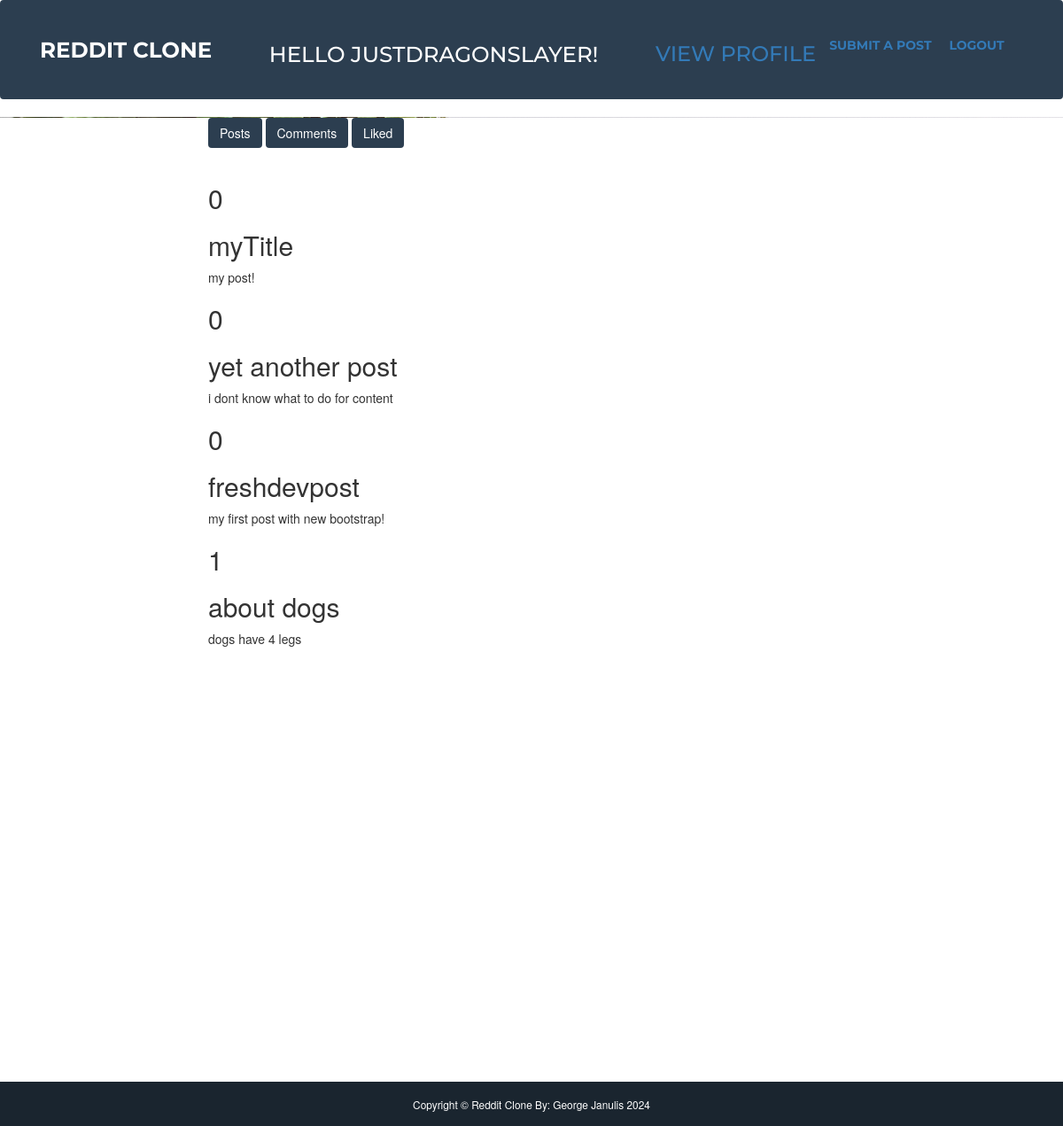
Page /users/dragonslayer123 (signed in) on the committed database.
### reddit/models.py (models this page shows)
class UserDB(UserMixin, db.Model):
    __tablename__ = 'users'
    id = db.Column(db.Integer, primary_key=True, nullable=False)
    email = db.Column(db.String(48), unique=True, nullable=False)
    username = db.Column(db.String(24), unique=True, nullable=False)
    password = db.Column(db.String(128), nullable=False)

class PostDB(db.Model):
    __tablename__ = 'posts'
    id = db.Column(db.Integer, primary_key=True, nullable=False)
    title = db.Column(db.String(50), nullable=False)
    content = db.Column(db.String(1000), nullable=False)
    author = db.Column(db.String(24), db.ForeignKey('users.username'), nullable=False)
    num_likes = db.Column(db.Integer, nullable=False)
    time = db.Column(db.DateTime, nullable=False)

### reddit/views.py (the view, shortened to what this page needs)
@app.route('/users/<username>', methods=['GET', 'POST'])
def profile(username):
    if request.method == 'GET':
        user = UserDB.query.filter_by(username=username).first()
        if user is None:
            return render_template('error.html', error='User does not exist!')
        posts = PostDB.query.filter_by(author=username).all()
        return render_template('profile.html', posts=posts)

### reddit/views.py (called while the page is built)
@lm.user_loader
def load_user(id):
    return UserDB.query.get(int(id))

### reddit/templates/profile.html (shortened to what this page needs)
{% extends "base.html" %}
{% block content %}
{% if current_user.is_authenticated %}
    <form method="post">
        <button class="btn btn-secondary" name="selection" type="submit" value="posts">Posts</button>
        <button class="btn btn-secondary" name="selection" type="submit" value="comments">Comments</button>
        <button class="btn btn-secondary" name="selection" type="submit" value="likes">Liked</button>
    </form>
    <br>
    {% if posts %}
        {% for post in posts %}
            <h2>{{ post.num_likes }}</h2>
            <h2><a>{{ post.title }}</a></h2>
            <p>{{ post.content }}</p>
        {% endfor %}
    {% endif %}
{% endif %}
<br><br><br><br>
<br><br><br><br>
<br><br><br><br>
<br><br><br><br>
<br><br><br><br>
<br><br><br><br>
{% endblock %}

### reddit/templates/base.html (shortened to what this page needs)
<!DOCTYPE html>
<html lang="en">
    <head>
        <link href="../static/css/styles.css" rel="stylesheet" />
        <link href="../static/vendor/bootstrap/css/bootstrap.min.css" rel="stylesheet">
    </head>
    <body id="page-top">
        <nav class="navbar navbar-expand-lg bg-secondary text-uppercase fixed-top" id="mainNav">
            <div class="container">
                <a class="navbar-brand" href="#page-top">Reddit Clone</a>
                {% if current_user.is_authenticated %}
                    <p>&nbsp &nbsp &nbsp</p>
                    <p>&nbsp &nbsp &nbsp</p>
                    <h2 class="navbar-brand">Hello {{ current_user.username }}!</h2>
                    <p>&nbsp &nbsp &nbsp</p>
                                        <p>&nbsp &nbsp &nbsp</p>
                    <h3>
                        <a href="{{ url_for('profile', username=current_user.username) }}" targert="_self">View Profile</a>
                    </h3>
                {% endif %}
                <div class="collapse navbar-collapse" id="navbarResponsive">
                    <ul class="navbar-nav ms-auto">
                        {% if current_user.is_authenticated %}
                            <li>
                            <a href="{{ url_for('write') }}" target="_self">Submit a Post </a>
                            </li>
                            <p>&nbsp &nbsp &nbsp</p>
                            <li>
                            <a href="{{ url_for('logout') }}" target="_self">Logout </a>
                            </li>
                        {% else %}
                            <li>
                            <a href="{{ url_for('register') }}" target="_self">Login or Signup </a>
                            </li>
                        {% endif %}
                    </ul>
                </div>
            </div>
        </nav>
        <header class="intro-header" style="background-image: url('../static/img/home-bg.jpg')">
            <div class="container">
                <div class="row">
                    <div class="col-lg-8 col-lg-offset-2 col-md-10 col-md-offset-1">
                    </div>
                </div>
            </div>
        </header>
        <div class="container">
            <div class="row">
                <div class="col-lg-8 col-lg-offset-2 col-md-10 col-md-offset-1">
                    <div class="post-preview">
                        {% block content %}{% endblock %}
                    </div>
                </div>
            </div>
        </div>
        <footer>
            <div class="copyright py-4 text-center text-white">
                <div class="container"><small>Copyright &copy; Reddit Clone By: George Janulis 2024</small></div>
            </div>
        </footer>
    </body>
</html>

### rows in the picture
UserDB: username "JUSTDRAGONSLAYER"
PostDB: num_likes "0", title "myTitle", content "my post!"
PostDB: num_likes "0", title "yet another post", content "i dont know what to do for content"
PostDB: num_likes "0", title "freshdevpost", content "my first post with new bootstrap!"
PostDB: num_likes "1", title "about dogs", content "dogs have 4 legs"
